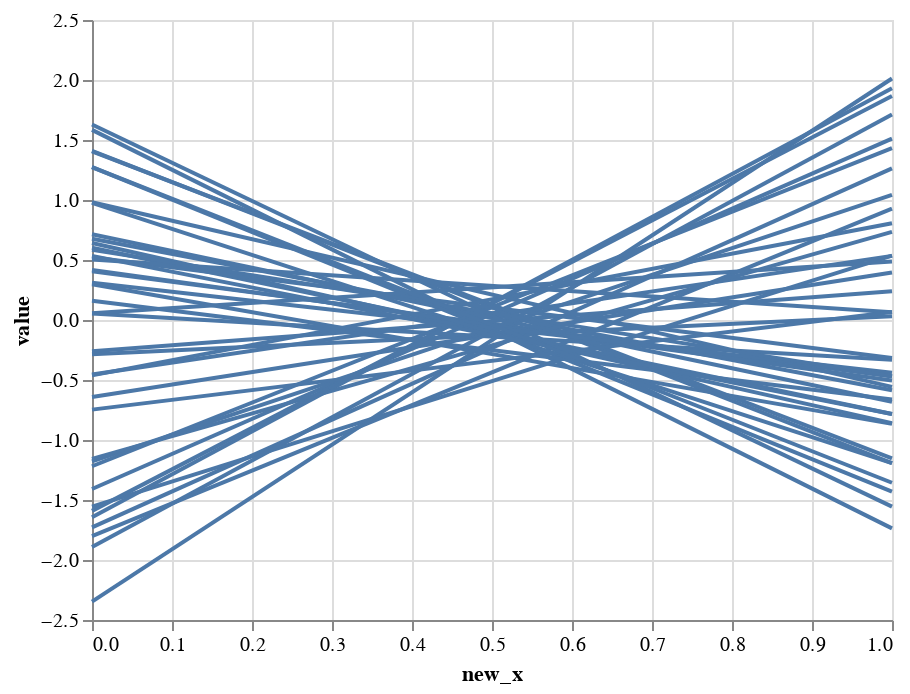

Notebook cell for this chart:
### Code cell
from altair import datum
d2_df = d_df.head(40).T.melt().reset_index()


alt.Chart(d2_df).transform_calculate(
    new_x = datum.index % 2).mark_line().encode(
    x = "new_x:Q",
    y = "value:Q",
    detail = "variable:O"  # <<<<<<<<< 
    )

### Figure 1 — Vega-Lite specification as saved in the notebook (floating-point values rounded to 4 significant figures)
{"config": {"view": {"continuousWidth": 400, "continuousHeight": 300}}, "data": {"name": "data-f4be9677842074090258bf0140b7f9a3"}, "mark": "line", "encoding": {"detail": {"type": "ordinal", "field": "variable"}, "x": {"type": "quantitative", "field": "new_x"}, "y": {"type": "quantitative", "field": "value"}}, "transform": [{"calculate": "(datum.index % 2)", "as": "new_x"}], "$schema": "https://vega.github.io/schema/vega-lite/v4.8.1.json", "datasets": {"data-f4be9677842074090258bf0140b7f9a3": [{"index": 0, "variable": 0, "value": -0.2856}, {"index": 1, "variable": 0, "value": 0.03166}, {"index": 2, "variable": 1, "value": -1.219}, {"index": 3, "variable": 1, "value": 1.433}, {"index": 4, "variable": 2, "value": 0.4051}, {"index": 5, "variable": 2, "value": -0.4716}, {"index": 6, "variable": 3, "value": 0.2983}, {"index": 7, "variable": 3, "value": -0.8659}, {"index": 8, "variable": 4, "value": -0.642}, {"index": 9, "variable": 4, "value": 0.3962}, {"index": 10, "variable": 5, "value": -1.555}, {"index": 11, "variable": 5, "value": 0.5366}, {"index": 12, "variable": 6, "value": -0.4534}, {"index": 13, "variable": 6, "value": 0.5345}, {"index": 14, "variable": 7, "value": 0.6024}, {"index": 15, "variable": 7, "value": -0.7832}, {"index": 16, "variable": 8, "value": 1.409}, {"index": 17, "variable": 8, "value": -1.192}, {"index": 18, "variable": 9, "value": 1.405}, {"index": 19, "variable": 9, "value": -1.154}, {"index": 20, "variable": 10, "value": 1.273}, {"index": 21, "variable": 10, "value": -1.43}, {"index": 22, "variable": 11, "value": -1.408}, {"index": 23, "variable": 11, "value": 1.511}, {"index": 24, "variable": 12, "value": -0.4614}, {"index": 25, "variable": 12, "value": 0.8057}, {"index": 26, "variable": 13, "value": -1.591}, {"index": 27, "variable": 13, "value": 1.867}, {"index": 28, "variable": 14, "value": 0.05315}, {"index": 29, "variable": 14, "value": -0.331}, {"index": 30, "variable": 15, "value": -1.728}, {"index": 31, "variable": 15, "value": 1.263}, {"index": 32, "variable": 16, "value": -0.2609}, {"index": 33, "variable": 16, "value": 0.2398}, {"index": 34, "variable": 17, "value": -2.347}, {"index": 35, "variable": 17, "value": 2.012}, {"index": 36, "variable": 18, "value": 1.585}, {"index": 37, "variable": 18, "value": -1.737}, {"index": 38, "variable": 19, "value": -1.892}, {"index": 39, "variable": 19, "value": 1.713}, {"index": 40, "variable": 20, "value": 0.6772}, {"index": 41, "variable": 20, "value": -0.5854}, {"index": 42, "variable": 21, "value": 0.7151}, {"index": 43, "variable": 21, "value": -0.681}, {"index": 44, "variable": 22, "value": -1.178}, {"index": 45, "variable": 22, "value": 1.043}, {"index": 46, "variable": 23, "value": -1.643}, {"index": 47, "variable": 23, "value": 1.932}, {"index": 48, "variable": 24, "value": 0.6419}, {"index": 49, "variable": 24, "value": -0.8593}, {"index": 50, "variable": 25, "value": -1.8}, {"index": 51, "variable": 25, "value": 0.9274}, {"index": 52, "variable": 26, "value": 1.629}, {"index": 53, "variable": 26, "value": -1.555}, {"index": 54, "variable": 27, "value": 0.9817}, {"index": 55, "variable": 27, "value": -0.5572}, {"index": 56, "variable": 28, "value": 0.4176}, {"index": 57, "variable": 28, "value": -0.5042}, {"index": 58, "variable": 29, "value": 0.5231}, {"index": 59, "variable": 29, "value": -0.317}, {"index": 60, "variable": 30, "value": 0.5045}, {"index": 61, "variable": 30, "value": 0.06512}, {"index": 62, "variable": 31, "value": -1.158}, {"index": 63, "variable": 31, "value": 0.7341}, {"index": 64, "variable": 32, "value": 0.1612}, {"index": 65, "variable": 32, "value": -0.6619}, {"index": 66, "variable": 33, "value": 0.31}, {"index": 67, "variable": 33, "value": -0.4392}, {"index": 68, "variable": 34, "value": 0.5844}, {"index": 69, "variable": 34, "value": -0.4676}, {"index": 70, "variable": 35, "value": 0.9756}, {"index": 71, "variable": 35, "value": -1.193}, {"index": 72, "variable": 36, "value": 0.05597}, {"index": 73, "variable": 36, "value": 0.4873}, {"index": 74, "variable": 37, "value": 0.5341}, {"index": 75, "variable": 37, "value": -0.7834}, {"index": 76, "variable": 38, "value": -0.7468}, {"index": 77, "variable": 38, "value": 0.06684}, {"index": 78, "variable": 39, "value": 1.274}, {"index": 79, "variable": 39, "value": -1.356}]}}
